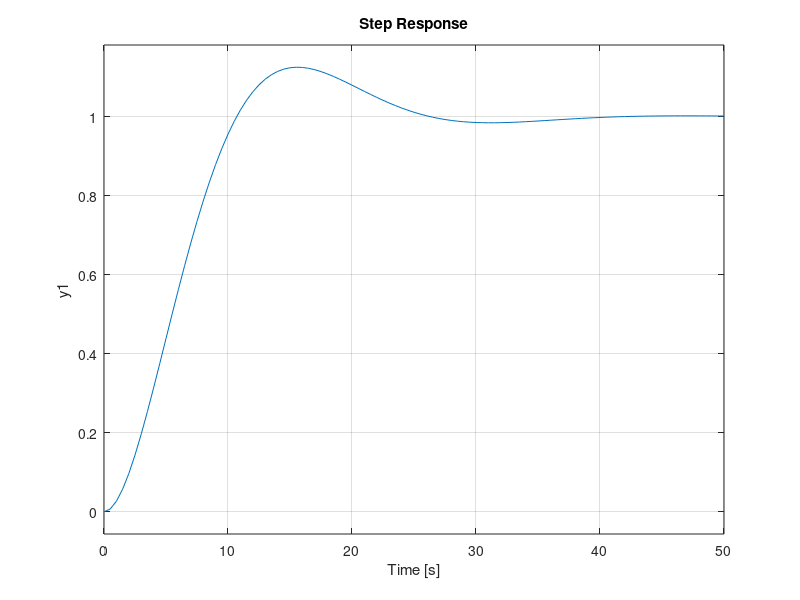
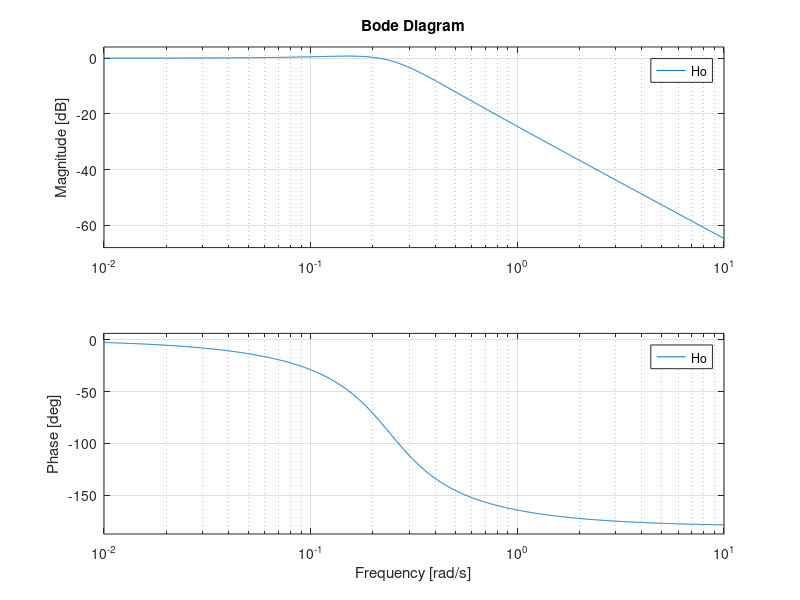

MATLAB code to generate these figures, in order:
suprareglaj = 0.125;
tita = -log(suprareglaj)/sqrt(log(suprareglaj)^2+pi^2)
tr = 30;
wn = 4/tr/tita
cv = wn/2/tita
dwb = wn*sqrt(1-2*tita+sqrt(2-4*tita^2+4*tita^4))
kf = 2;
Tf = 2;
Hi = tf([Tf,1],[1/2/tita/wn,1])
kp = wn/2/tita/kf
Hc = kp * Hi
%Ho = feedback(Hc*tf(kf,[Tf,1,0]),1);
Ho = tf(wn^2,[1,2*tita*wn,wn^2])
step(Ho)
figure(),bode(Ho)
